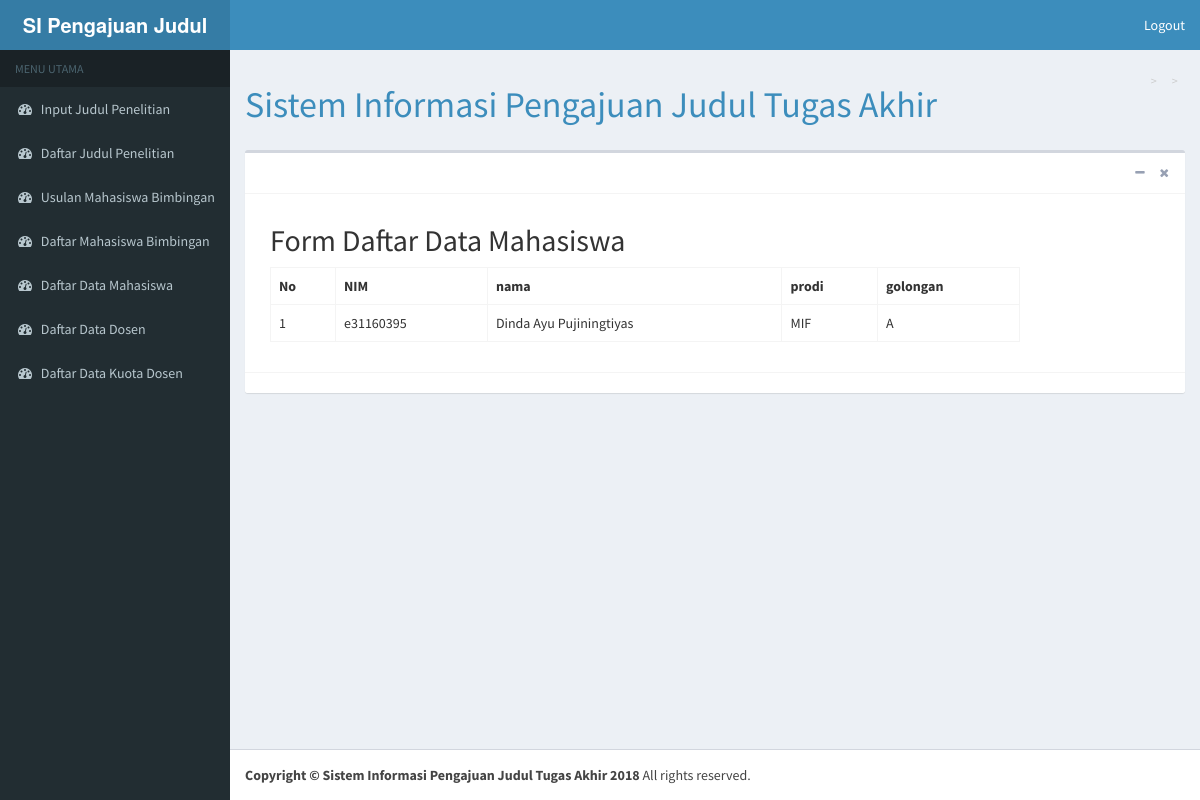
Page /index.php/kordinator/daftarmhs on the committed database.
### tables this page shows
CREATE TABLE `data_mahasiswa` (
  `nim` varchar(9) NOT NULL,
  `nama` varchar(100) NOT NULL,
  `prodi` char(3) NOT NULL,
  `golongan` varchar(2) NOT NULL,
  `password` varchar(100) NOT NULL
);

### application/views/kordinator/content.php (called while the page is built, shortened)
<?php
$this->load->view('kordinator/header');
if (isset($uniqid)){
  $this->load->view('kordinator/'.$uniqid);
} else {
  show_404();
}
?>

### application/controllers/Kordinator.php (called while the page is built, shortened)
<?php
class Kordinator extends CI_Controller {
	function __construct(){
		$this->load->helper(array('url'));
		$this->load->model('Kuotadosen_model');
		$this->load->model('logindosen_model');
		$this->load->model('koor_model');
	}
	public function daftarmhs()
	{
		$data = array(
			'uniqid' => 'cobadaftarmahasiswa',
			$this->load->model('Pengajuan_Model'),
			'inner' => $this->Pengajuan_Model->tampil_mhs(),
		);
		$this->load->view('kordinator/content',$data);
	}
}

### index.php (called while the page is built, shortened)
<?php
require_once BASEPATH.'core/CodeIgniter.php';

### application/models/Pengajuan_Model.php (called while the page is built, shortened)
<?php
class Pengajuan_Model extends CI_Model{
	function tampil_mhs(){
		$this->db->select('*');
	    $this->db->from('data_mahasiswa');
	    $x = $this->db->get();
	    return $x->result();
	}
}

### application/views/kordinator/cobadaftarmahasiswa.php (the view, shortened to what this page needs)
<div class="content-wrapper">
  <section class="content-header">
    <h1>
      Sistem Informasi Pengajuan Judul Tugas Akhir
    </h1>
    <ol class="breadcrumb">
      <li><a href="#"></a></li>
      <li class="active"></li>
    </ol>
  </section>
  <section class="content">
    <div class="box">
      <div class="box-header with-border">
        <div class="box-tools pull-right">
          <button type="button" class="btn btn-box-tool" data-widget="collapse" data-toggle="tooltip" title="Collapse">
            <i class="fa fa-minus"></i></button>
          <button type="button" class="btn btn-box-tool" data-widget="remove" data-toggle="tooltip" title="Remove">
            <i class="fa fa-times"></i></button>
        </div>
      </div>
      <div class="box-body">
      <section id="about">
    <div class="container">
      <div class="row">
        <div class="col-lg-8 mx-auto">
          <form action="<?php echo base_url('kordinator/formdaftarusulanjuduldosen') ?>" method="post">
            <div class="card">
            <div class="card-header">
              <h2>Form Daftar Data Mahasiswa
            </div>
            <div class="card-body p-4" align="center">
            <table class="table table-bordered "  style="background-color:white; width: 100%;">
              <tr>
                <th>No</th>
                <th>NIM</th>
                <th>nama</th>
                <th>prodi</th>
                <th>golongan</th>
              </tr>
              <?php
              $no = 1;
              foreach($inner as $u){
              ?>
              <tr>
                <td><?php echo $no++ ?></td>
                <td><?php echo $u->nim ?></td>
                <td><?php echo $u->nama ?></td>
                <td><?php echo $u->prodi ?></td>
                <td><?php echo $u->golongan ?></td>
              </tr><?php }?>
            </table>
            </div>
          </div>
        </form>
        </div>
      </div>
    </div>
  </section>
      </div>
      <div class="box-footer">
      </div>
    </div>
  </section>
</div>

### rows in the picture
data_mahasiswa: nim "e31160395", nama "Dinda Ayu Pujiningtiyas", prodi "MIF", golongan "A"
